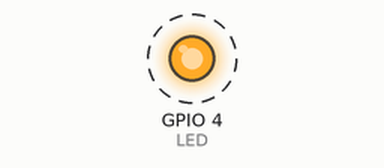
Bench run of a program on a simulated Raspberry Pi (BCM pin numbers). Parts: output pins drawn as LEDs (lit = HIGH). Dashed ring = blinking. At 38.0 s the program stops and its outputs stay as they are.

Above: at 0.5 s.
Timing chart, 0 to 4.6 s (numbered marks = the images above):
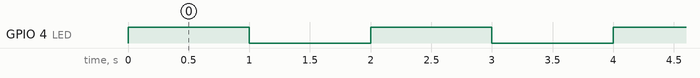

The program:

ledTest.py
```python
import RPi.GPIO as GPIO
import time
LED=4
GPIO.setmode(GPIO.BCM)
GPIO.setup(LED, GPIO.OUT)
for i in range(1, 20):
    GPIO.output(LED, True)
    time.sleep(1)
    GPIO.output(LED, False)
    time.sleep(1)
```

Measured:
- by itself, GPIO 4 (LED): alternates HIGH for 1.0 s and LOW for 1.0 s, 38 changes in all, then stays LOW
